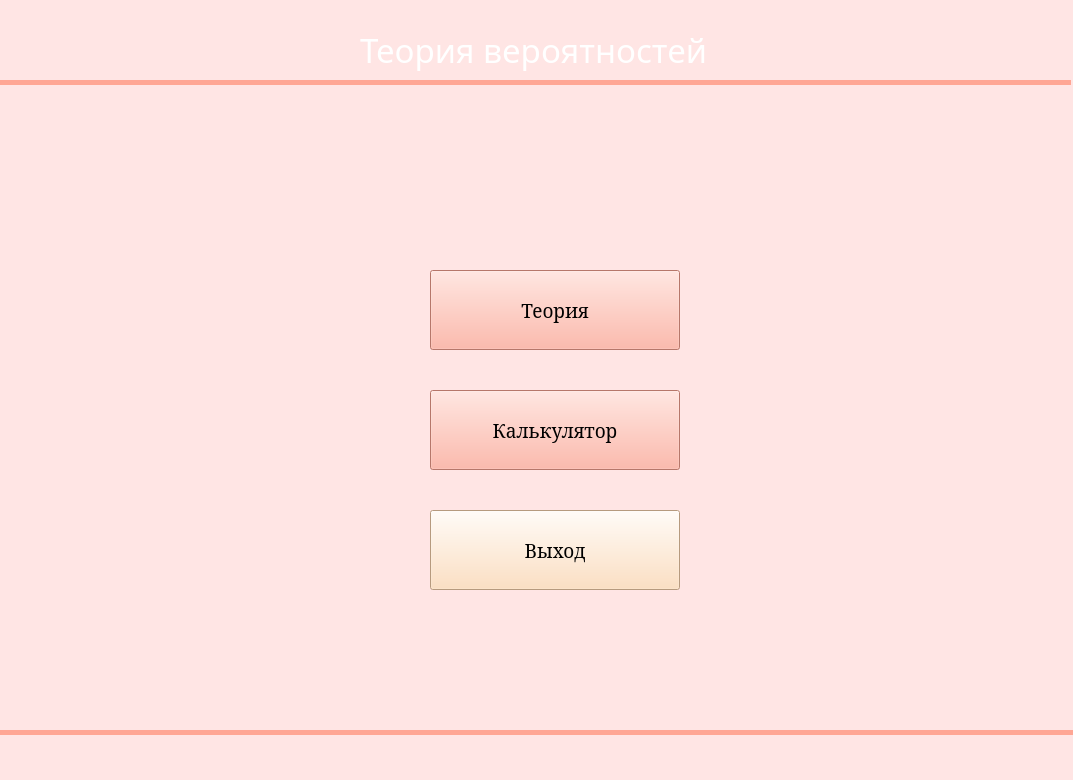
<?xml version="1.0" encoding="UTF-8"?>
<ui version="4.0">
 <class>MainWindow</class>
 <widget class="QMainWindow" name="MainWindow">
  <property name="geometry">
   <rect>
    <x>0</x>
    <y>0</y>
    <width>1073</width>
    <height>780</height>
   </rect>
  </property>
  <property name="windowTitle">
   <string>ТВИМС</string>
  </property>
  <property name="styleSheet">
   <string notr="true">background-color: rgb(255, 212, 246);
background-color: rgb(255, 229, 228);</string>
  </property>
  <widget class="QWidget" name="centralwidget">
   <property name="styleSheet">
    <string notr="true"/>
   </property>
   <widget class="QLabel" name="label">
    <property name="geometry">
     <rect>
      <x>360</x>
      <y>0</y>
      <width>1057</width>
      <height>100</height>
     </rect>
    </property>
    <property name="font">
     <font>
      <family>Haettenschweiler</family>
      <pointsize>25</pointsize>
      <weight>50</weight>
      <italic>false</italic>
      <bold>false</bold>
     </font>
    </property>
    <property name="styleSheet">
     <string notr="true">color: white
</string>
    </property>
    <property name="text">
     <string>Теория вероятностей</string>
    </property>
   </widget>
   <widget class="QLabel" name="label_3">
    <property name="geometry">
     <rect>
      <x>0</x>
      <y>-30</y>
      <width>491</width>
      <height>1001</height>
     </rect>
    </property>
    <property name="text">
     <string/>
    </property>
    <property name="pixmap">
     <pixmap>pngwing.com (1).png</pixmap>
    </property>
   </widget>
   <widget class="QLabel" name="label_2">
    <property name="geometry">
     <rect>
      <x>0</x>
      <y>80</y>
      <width>551</width>
      <height>371</height>
     </rect>
    </property>
    <property name="text">
     <string/>
    </property>
    <property name="pixmap">
     <pixmap>pngwing.com (1).png</pixmap>
    </property>
   </widget>
   <widget class="QLabel" name="label_4">
    <property name="geometry">
     <rect>
      <x>0</x>
      <y>80</y>
      <width>1071</width>
      <height>5</height>
     </rect>
    </property>
    <property name="styleSheet">
     <string notr="true">background-color: rgb(255, 166, 148);</string>
    </property>
    <property name="text">
     <string/>
    </property>
   </widget>
   <widget class="QLabel" name="label_5">
    <property name="geometry">
     <rect>
      <x>0</x>
      <y>730</y>
      <width>1074</width>
      <height>5</height>
     </rect>
    </property>
    <property name="styleSheet">
     <string notr="true">background-color: rgb(255, 166, 148);</string>
    </property>
    <property name="text">
     <string/>
    </property>
   </widget>
   <widget class="QPushButton" name="pushButton_2">
    <property name="geometry">
     <rect>
      <x>430</x>
      <y>390</y>
      <width>250</width>
      <height>80</height>
     </rect>
    </property>
    <property name="font">
     <font>
      <family>MS Serif</family>
      <pointsize>14</pointsize>
      <weight>50</weight>
      <bold>false</bold>
     </font>
    </property>
    <property name="styleSheet">
     <string notr="true">background-color: rgb(170, 85, 255);
background-color: rgb(255, 166, 148);</string>
    </property>
    <property name="text">
     <string>Калькулятор</string>
    </property>
   </widget>
   <widget class="QLabel" name="label_9">
    <property name="geometry">
     <rect>
      <x>890</x>
      <y>310</y>
      <width>101</width>
      <height>31</height>
     </rect>
    </property>
    <property name="frameShape">
     <enum>QFrame::NoFrame</enum>
    </property>
    <property name="text">
     <string/>
    </property>
   </widget>
   <widget class="QPushButton" name="theorybutton">
    <property name="geometry">
     <rect>
      <x>430</x>
      <y>270</y>
      <width>250</width>
      <height>80</height>
     </rect>
    </property>
    <property name="font">
     <font>
      <family>MS Serif</family>
      <pointsize>14</pointsize>
      <weight>50</weight>
      <bold>false</bold>
     </font>
    </property>
    <property name="styleSheet">
     <string notr="true">background-color: rgb(170, 85, 255);
background-color: rgb(255, 166, 148);</string>
    </property>
    <property name="text">
     <string>Теория</string>
    </property>
   </widget>
   <widget class="QPushButton" name="pushButton_4">
    <property name="geometry">
     <rect>
      <x>430</x>
      <y>510</y>
      <width>250</width>
      <height>80</height>
     </rect>
    </property>
    <property name="font">
     <font>
      <family>MS Serif</family>
      <pointsize>14</pointsize>
      <weight>50</weight>
      <bold>false</bold>
     </font>
    </property>
    <property name="styleSheet">
     <string notr="true">background-color: rgb(255,216,177);</string>
    </property>
    <property name="text">
     <string>Выход</string>
    </property>
   </widget>
   <zorder>label_3</zorder>
   <zorder>label</zorder>
   <zorder>label_2</zorder>
   <zorder>label_4</zorder>
   <zorder>label_5</zorder>
   <zorder>pushButton_2</zorder>
   <zorder>label_9</zorder>
   <zorder>theorybutton</zorder>
   <zorder>pushButton_4</zorder>
  </widget>
  <widget class="QStatusBar" name="statusbar"/>
 </widget>
 <resources/>
 <connections/>
</ui>
